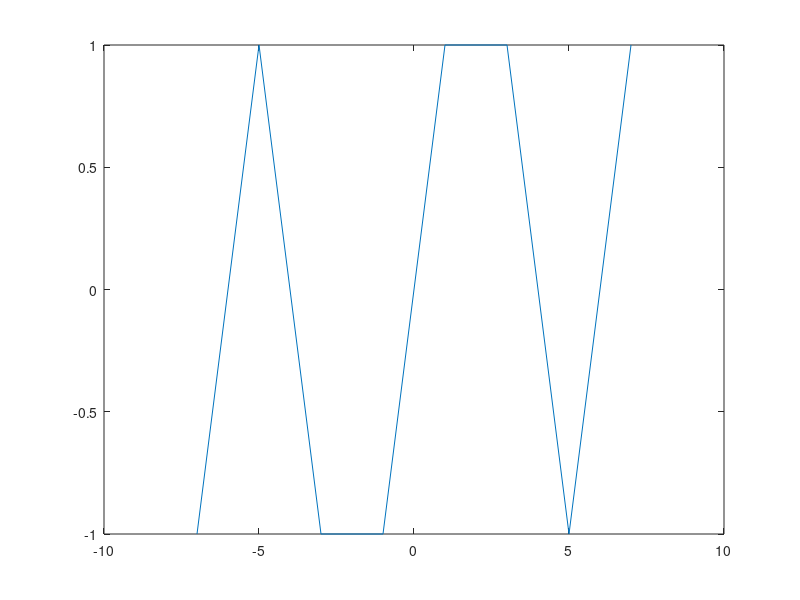

MATLAB code to generate this figure:
l1 = [-1, 1];
l2 = [-3, -1, 1, 3];
l3 = [-5, -3, -1, 1, 3, 5];
l4 = [-7, -5, -3, -1, 1, 3, 5, 7];
durataNivel = 0.25;%? durata de nivel nu stiu sa o folosesc
L = {l1,l2,l3, l4};
%for i=1:length(L)
 % l = L{i};
  %semnal = square(l);
  %plot(l,semnal);
%endfor
i = 4;
arr = l1; 
while i > 1
  l = L{floor(unifrnd(2,5))};
  plot(l,square(l));
  i = i - 1;
endwhile

